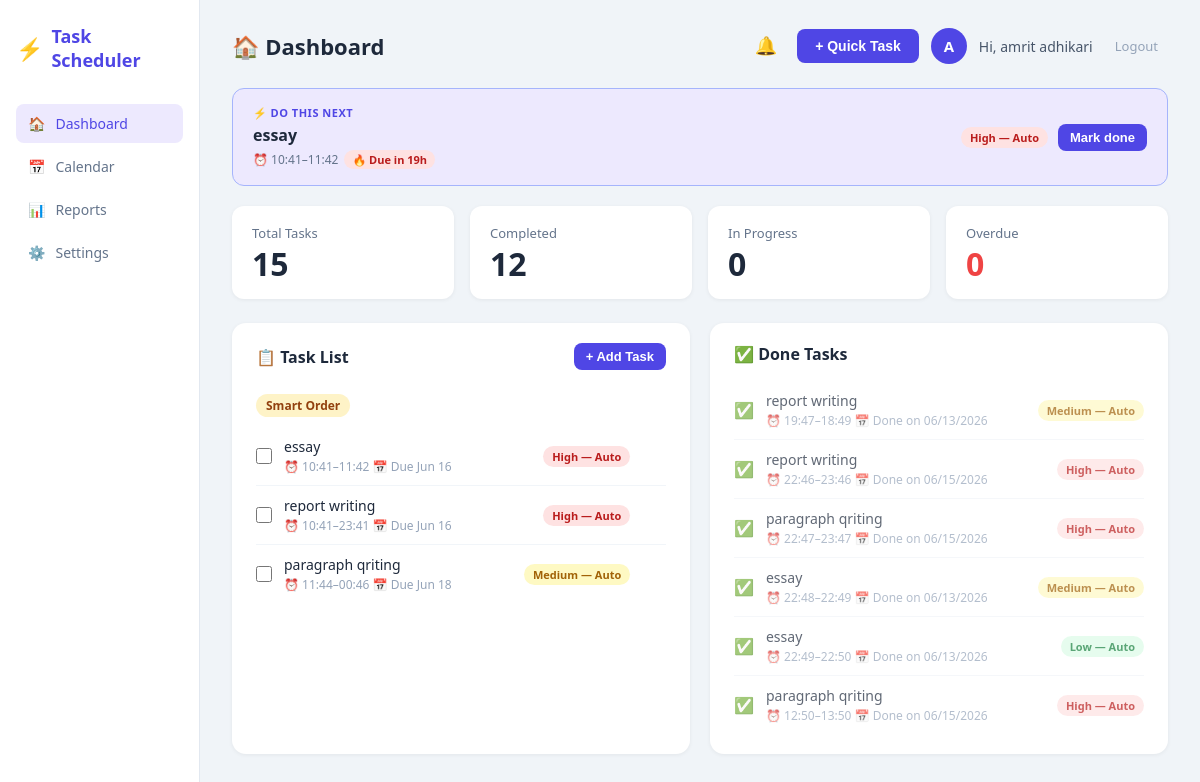
The page /dashboard (signed in) on the database its author committed.
### models.py (models this page shows)
class User(UserMixin, db.Model):
    id = db.Column(db.Integer, primary_key=True)
    username = db.Column(db.String(80), unique=True, nullable=False)
    email = db.Column(db.String(120), unique=True, nullable=False)
    password = db.Column(db.String(200), nullable=False)
    tasks = db.relationship('Task', backref='user', lazy=True)

class Task(db.Model):
    id = db.Column(db.Integer, primary_key=True)
    title = db.Column(db.String(200), nullable=False)
    description = db.Column(db.Text, default='')
    priority = db.Column(db.String(10), default='Medium')
    status = db.Column(db.String(20), default='Pending')
    due_date = db.Column(db.DateTime, nullable=True)
    start_time = db.Column(db.String(10), default='')
    end_time = db.Column(db.String(10), default='')
    created_at = db.Column(db.DateTime, default=datetime.utcnow)
    completed_at = db.Column(db.DateTime, nullable=True)
    is_recurring = db.Column(db.Boolean, default=False)
    recur_type = db.Column(db.String(20), default='')
    user_id = db.Column(db.Integer, db.ForeignKey('user.id'), nullable=False)

### routes.py (the view)
@main.route('/')
@main.route('/dashboard')
@login_required
def dashboard():
    tasks = Task.query.filter_by(user_id=current_user.id).all()
    total = len(tasks)
    completed = len([t for t in tasks if t.status == 'Done'])
    in_progress = len([t for t in tasks if t.status == 'In Progress'])
    overdue_tasks = get_overdue_tasks(tasks)
    overdue = len(overdue_tasks)
    today_tasks = get_todays_tasks(tasks)
    done_tasks = [t for t in tasks if t.status == 'Done']
    next_task = get_next_task(tasks)
    workload = analyze_workload(tasks)
    smart_order = prioritize_tasks(tasks)
    return render_template('dashboard.html',
        tasks=tasks,
        smart_order=smart_order,
        today_tasks=today_tasks,
        done_tasks=done_tasks,
        next_task=next_task,
        workload=workload,
        overdue_tasks=overdue_tasks,
        total=total,
        completed=completed,
        in_progress=in_progress,
        overdue=overdue,
        now=datetime.utcnow()
    )

### app.py (called while the page is built)
@login_manager.user_loader
def load_user(user_id):
    return User.query.get(int(user_id))

### scheduler.py (called while the page is built)
def calculate_duration_minutes(start_time, end_time):
    try:
        sh, sm = map(int, start_time.split(':'))
        eh, em = map(int, end_time.split(':'))
        return (eh * 60 + em) - (sh * 60 + sm)
    except:
        return 60

def score(task):
    priority_weight = {'High': 30, 'Medium': 20, 'Low': 10}
    p = priority_weight.get(task.priority, 10)
    urgency = 0
    if task.due_date:
        hours_left = (task.due_date - datetime.utcnow()).total_seconds() / 3600
        if hours_left < 0:
            urgency = 50
        elif hours_left < 24:
            urgency = 40
        elif hours_left < 48:
            urgency = 30
        elif hours_left < 168:
            urgency = 15
        else:
            urgency = 5
    duration = calculate_duration_minutes(task.start_time, task.end_time)
    if duration <= 30:
        duration_bonus = 5
    elif duration <= 60:
        duration_bonus = 3
    else:
        duration_bonus = 0
    days_old = (datetime.utcnow() - task.created_at).days
    age_bonus = min(days_old, 10)
    return p + urgency + duration_bonus + age_bonus

def prioritize_tasks(tasks):
    pending = [t for t in tasks if t.status != 'Done']
    pending.sort(key=lambda t: (
        -score(t),
        t.due_date or datetime.max,
        calculate_duration_minutes(t.start_time, t.end_time),
        t.created_at
    ))
    return pending

def get_todays_tasks(tasks):
    today = datetime.utcnow().date()
    pending = [t for t in tasks if t.status != 'Done']
    return [t for t in pending if t.due_date and t.due_date.date() == today]

def get_overdue_tasks(tasks):
    now = datetime.utcnow()
    return [
        t for t in tasks
        if t.status != 'Done' and t.due_date and t.due_date < now
    ]

def get_next_task(tasks):
    prioritized = prioritize_tasks(tasks)
    return prioritized[0] if prioritized else None

### templates/dashboard.html (shortened to what this page needs)
{% extends "base.html" %}
{% block page_title %}🏠 Dashboard{% endblock %}
{% block content %}
{% if next_task %}
<div class="smart-banner">
  <div class="smart-banner-left">
    <span class="smart-label">⚡ Do this next</span>
    <span class="smart-title">{{ next_task.title }}</span>
    <span class="smart-meta">
      {% if next_task.start_time %}⏰ {{ next_task.start_time }}–{{ next_task.end_time }}  {% endif %}
      {% if next_task.due_date %}
        {% set hours_left = ((next_task.due_date - now).total_seconds() / 3600)|int %}
        {% if hours_left < 0 %}
          <span class="urgent-tag">⚠️ Overdue</span>
        {% elif hours_left < 24 %}
          <span class="urgent-tag">🔥 Due in {{ hours_left }}h</span>
        {% else %}
          📅 Due {{ next_task.due_date.strftime('%b %d') }}
        {% endif %}
      {% endif %}
    </span>
  </div>
  <div class="smart-banner-right">
    <span class="badge badge-{{ next_task.priority.lower() }}">{{ next_task.priority }} — Auto</span>
    <button class="btn-primary small" onclick="markDone({{ next_task.id }}, this)">Mark done</button>
  </div>
</div>
{% endif %}
<div class="stats-row">
  <div class="stat-card">
    <div class="stat-label">Total Tasks</div>
    <div class="stat-value">{{ total }}</div>
  </div>
  <div class="stat-card">
    <div class="stat-label">Completed</div>
    <div class="stat-value">{{ completed }}</div>
  </div>
  <div class="stat-card">
    <div class="stat-label">In Progress</div>
    <div class="stat-value">{{ in_progress }}</div>
  </div>
  <div class="stat-card">
    <div class="stat-label">Overdue</div>
    <div class="stat-value overdue">{{ overdue }}</div>
  </div>
</div>
<div class="two-col">
  <div class="card">
    <div class="card-header">
      <h2>📋 Task List</h2>
      <button class="btn-primary small" onclick="openAddModal()">+ Add Task</button>
    </div>
    <div class="section-label">Smart Order</div>
    {% for task in smart_order %}
      {% if task not in today_tasks %}
      <div class="task-item" id="task-{{ task.id }}">
        <input type="checkbox" onchange="markDone({{ task.id }}, this)"/>
        <div class="task-info">
          <div class="task-title">{{ task.title }}</div>
          <div class="task-meta">
            {% if task.start_time %}⏰ {{ task.start_time }}–{{ task.end_time }}  {% endif %}
            {% if task.due_date %}📅 Due {{ task.due_date.strftime('%b %d') }}{% endif %}
          </div>
        </div>
        <span class="badge badge-{{ task.priority.lower() }}">{{ task.priority }} — Auto</span>
      </div>
      {% endif %}
    {% else %}
    <p class="empty-state">No pending tasks 🎉</p>
    {% endfor %}
  </div>
  <div class="card">
    <div class="card-header">
      <h2>✅ Done Tasks</h2>
    </div>
    {% for task in done_tasks[:6] %}
    <div class="task-item done">
      <span class="done-check">✅</span>
      <div class="task-info">
        <div class="task-title">{{ task.title }}</div>
        <div class="task-meta">
          {% if task.start_time %}⏰ {{ task.start_time }}–{{ task.end_time }}  {% endif %}
          {% if task.completed_at %}📅 Done on {{ task.completed_at.strftime('%m/%d/%Y') }}{% endif %}
        </div>
      </div>
      <span class="badge badge-{{ task.priority.lower() }}">{{ task.priority }} — Auto</span>
    </div>
    {% else %}
    <p class="empty-state">No completed tasks yet</p>
    {% endfor %}
  </div>
</div>
{% endblock %}

### templates/base.html (shortened to what this page needs)
<!DOCTYPE html>
<html lang="en">
<head>
  <link rel="stylesheet" href="{{ url_for('static', filename='style.css') }}"/>
</head>
<body>
  <div class="app-wrapper">
    <aside class="sidebar">
      <div class="logo">
        <span class="logo-icon">⚡</span>
        <span class="logo-text">Task Scheduler</span>
      </div>
      <nav>
        <a href="{{ url_for('main.dashboard') }}" class="nav-link {% if request.endpoint == 'main.dashboard' %}active{% endif %}">
          <span>🏠</span> Dashboard
        </a>
        <a href="{{ url_for('main.calendar') }}" class="nav-link {% if request.endpoint == 'main.calendar' %}active{% endif %}">
          <span>📅</span> Calendar
        </a>
        <a href="{{ url_for('main.reports') }}" class="nav-link {% if request.endpoint == 'main.reports' %}active{% endif %}">
          <span>📊</span> Reports
        </a>
        <a href="{{ url_for('main.settings') }}" class="nav-link {% if request.endpoint == 'main.settings' %}active{% endif %}">
  <span>⚙️</span> Settings
</a>
      </nav>
    </aside>
    <main class="main-content">
      <div class="topbar">
        <h1 class="page-title">{% block page_title %}Dashboard{% endblock %}</h1>
        <div class="topbar-right">
          <div class="notif-wrapper">
            <button class="btn-icon notif-bell" onclick="toggleNotifPanel()" id="notif-btn">
              🔔
            </button>
          </div>
          {% if request.endpoint == 'main.dashboard' %}
          <button class="btn-primary" onclick="openAddModal()">+ Quick Task</button>
          {% endif %}
          <div class="user-avatar">{{ current_user.username[0].upper() }}</div>
          <span class="username">Hi, {{ current_user.username }}</span>
          <a href="{{ url_for('auth.logout') }}" class="btn-logout">Logout</a>
        </div>
      </div>
      {% block content %}{% endblock %}
    </main>
  </div>
</body>
</html>

### rows shown on the page
User: username "A", username "amrit adhikari"
Task: title "essay", start_time "10:41", end_time "11:42", priority "High", due_date "Jun 16"
Task: title "report writing", start_time "10:41", end_time "23:41", due_date "Jun 16", priority "High"
Task: title "paragraph qriting", start_time "11:44", end_time "00:46", due_date "Jun 18", priority "Medium"
Task: title "report writing", start_time "19:47", end_time "18:49", completed_at "06/13/2026", priority "Medium"
Task: title "report writing", start_time "22:46", end_time "23:46", completed_at "06/15/2026", priority "High"
Task: title "paragraph qriting", start_time "22:47", end_time "23:47", completed_at "06/15/2026", priority "High"
Task: title "essay", start_time "22:48", end_time "22:49", completed_at "06/13/2026", priority "Medium"
Task: title "essay", start_time "22:49", end_time "22:50", completed_at "06/13/2026", priority "Low"
Task: title "paragraph qriting", start_time "12:50", end_time "13:50", completed_at "06/15/2026", priority "High"

### other values the page prints
{{ total }} "15"
{{ completed }} "12"
{{ in_progress }} "0"
{{ overdue }} "0"
